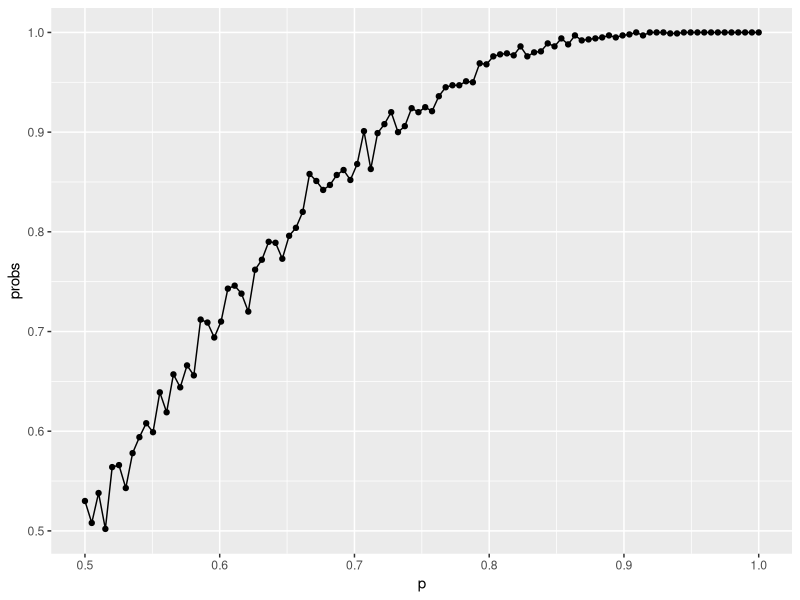
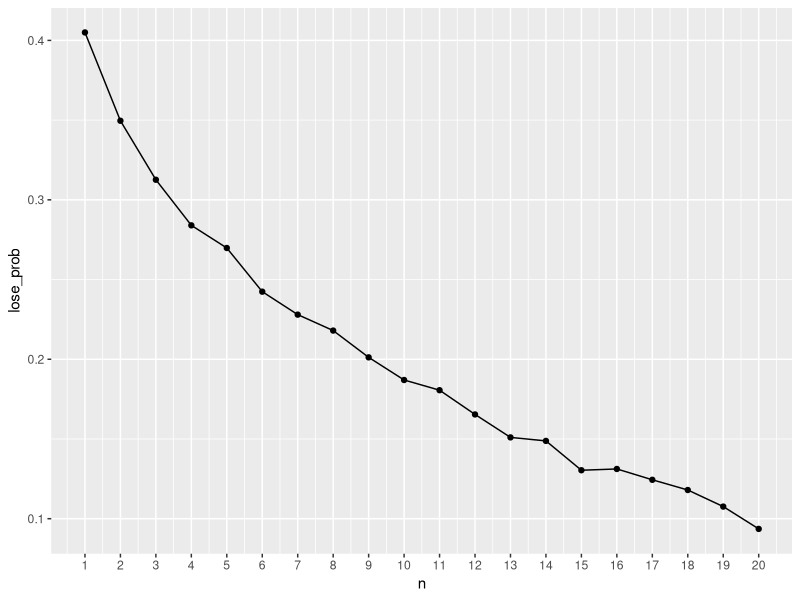
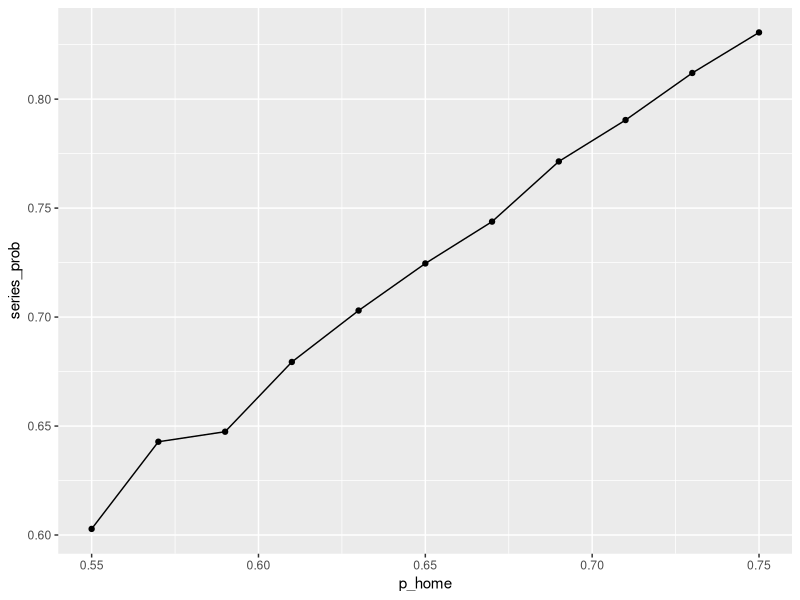
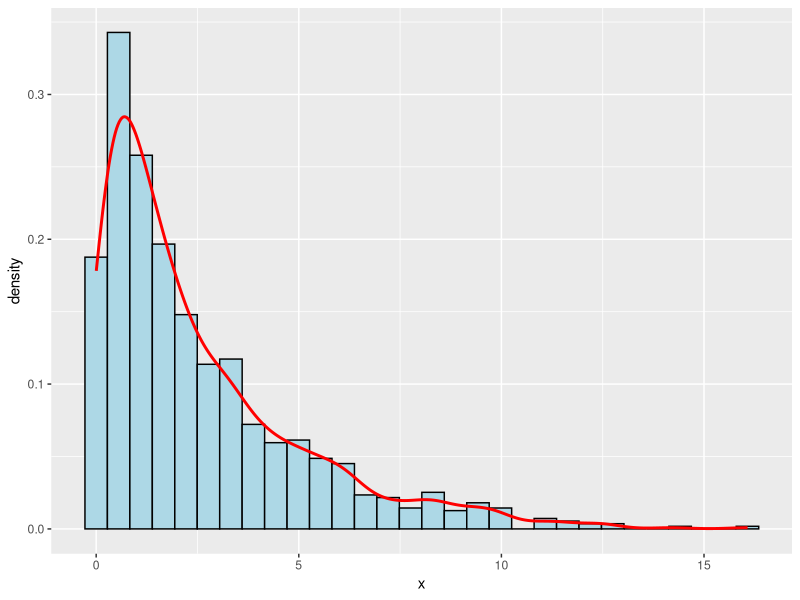
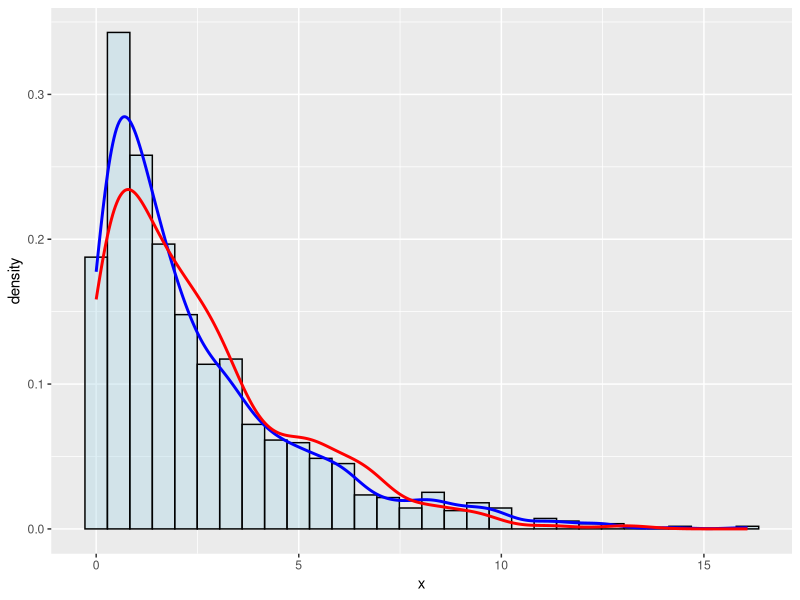
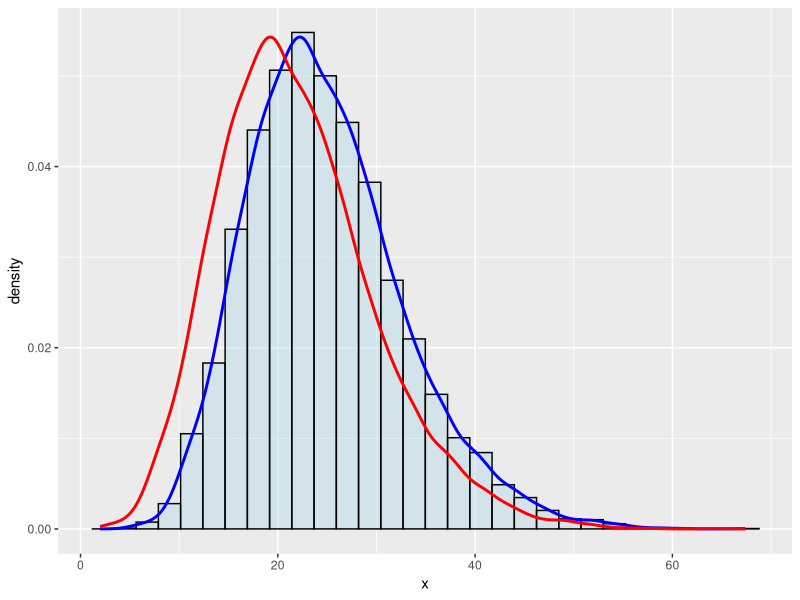

Source code (R) for these figures, in order:
library(ggplot2)

#### 1 ####
# A
simulate_series <- function(p) {
    wins_team1 <- 0
    wins_team2 <- 0
    
    while (wins_team1 < 4 && wins_team2 < 4) {
        game_result <- rbinom(1, 1, p)
        
        if (game_result == 1) {
            wins_team1 <- wins_team1 + 1
        } else {
            wins_team2 <- wins_team2 + 1
        }
    }
    
    return(wins_team1 == 4)
}

replicate(1000, simulate_series(0.6))

# B
ps <- seq(0.5, 1, length.out = 100)

all_probs <- sapply(ps, function(p) {
    mean(replicate(1000, simulate_series(p)))
})

all_probs

df <- data.frame(
    p = ps,
    probs = all_probs
)
ggplot(df, aes(x = p, y = probs)) + geom_line() + geom_point()

# C
simulate_series_n <- function(p, n) {
    w1 <- 0
    w2 <- 0
    while (w1 < n && w2 < n) {
        game <- rbinom(1, 1, p)
        if (game == 1) w1 <- w1 + 1 else w2 <- w2 + 1
    }
    (w1 == n)
}

estimate_lose_prob <- function(p, n, B = 5000) {
    1 - mean(replicate(B, simulate_series_n(p, n)))
}

p <- 0.6
ns <- 1:20
B <- 5000

df1 <- data.frame(
    n = ns,
    lose_prob = sapply(ns, function(n) estimate_lose_prob(p, n, B))
)

ggplot(df1, aes(x = n, y = lose_prob)) +
    geom_line() +
    geom_point() +
    scale_x_continuous(breaks = ns)

# D
simulate_series_home_away <- function(p_home, p_away) {
    wins1 <- 0
    wins2 <- 0
    game <- 1
    
    home_games <- c(1, 2, 5, 7)
    
    while (wins1 < 4 && wins2 < 4 && game <= 7) {
        
        if (game %in% home_games) {
            p <- p_home
        } else {
            p <- p_away
        }
        
        result <- rbinom(1, 1, p)
        
        if (result == 1) {
            wins1 <- wins1 + 1
        } else {
            wins2 <- wins2 + 1
        }
        
        game <- game + 1
    }
    
    return(wins1 == 4)
}

estimate_series_prob <- function(p_home, p_away, B = 5000) {
    mean(replicate(B, simulate_series_home_away(p_home, p_away)))
}

p_away <- 0.55
p_homes <- seq(0.55, 0.75, by = 0.02)

df <- data.frame(
    p_home = p_homes,
    series_prob = sapply(p_homes, function(ph)
        estimate_series_prob(ph, p_away, B = 5000))
)

ggplot(df, aes(x = p_home, y = series_prob)) +
    geom_line() +
    geom_point()

#### 2 ####
# A
x <- rexp(1000, rate = 0.4)
df <- data.frame(x = x)

ggplot(df, aes(x = x)) +
    geom_histogram(aes(y = after_stat(density)),
                   bins = 30,
                   fill = "lightblue",
                   color = "black") +
    geom_density(size = 1, color = "red")

# B
# P(X > t)
t <- 2
P_t <- length(df$x[x > t]) / length(df$x)


# P(X > s + t|X > s)
s <- 3
more_than_s <- data.frame(x = df$x[x > s])
more_than_st <- more_than_s$x[x > s + t]
P_st <- length(df$x[df$x > s + t]) / length(df$x[df$x > s])


more_than_s <- more_than_s - s
more_than_s <- data.frame(x = more_than_s)

ggplot() +
    geom_histogram(
        data = df,
        aes(x = x, y = after_stat(density)),
        bins = 30,
        fill = "lightblue",
        color = "black",
        alpha = 0.4
    ) +
    geom_density(
        data = df,
        aes(x = x),
        color = "blue",
        size = 1
    ) +
    geom_density(
        data = more_than_s,
        aes(x = x),
        color = "red",
        size = 1
    )

# C
x <- matrix(rexp(10000 * 10, rate = 0.4), ncol = 10)
T10 <- rowSums(x)

df <- data.frame(x = T10)

t <- 2
P_t <- length(df$x[df$x > t]) / length(df$x)

s <- 3
more_than_s <- data.frame(x = df$x[df$x > s])

more_than_st <- more_than_s$x[more_than_s$x > s + t]
P_st <- length(more_than_st) / length(more_than_s$x)

more_than_s <- more_than_s - s
more_than_s <- data.frame(x = more_than_s)

ggplot() +
    geom_histogram(
        data = df,
        aes(x = x, y = after_stat(density)),
        bins = 30,
        fill = "lightblue",
        color = "black",
        alpha = 0.4
    ) +
    geom_density(
        data = df,
        aes(x = x),
        color = "blue",
        size = 1
    ) +
    geom_density(
        data = more_than_s,
        aes(x = x),
        color = "red",
        size = 1
    )
